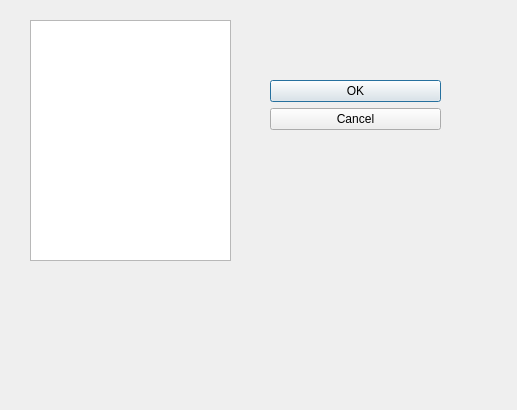
<?xml version="1.0" encoding="UTF-8"?>
<ui version="4.0">
 <class>SelectDeviceDialog</class>
 <widget class="QDialog" name="SelectDeviceDialog">
  <property name="geometry">
   <rect>
    <x>0</x>
    <y>0</y>
    <width>517</width>
    <height>410</height>
   </rect>
  </property>
  <property name="windowTitle">
   <string>Dialog</string>
  </property>
  <widget class="QDialogButtonBox" name="buttonBox">
   <property name="geometry">
    <rect>
     <x>270</x>
     <y>80</y>
     <width>171</width>
     <height>321</height>
    </rect>
   </property>
   <property name="orientation">
    <enum>Qt::Vertical</enum>
   </property>
   <property name="standardButtons">
    <set>QDialogButtonBox::Cancel|QDialogButtonBox::Ok</set>
   </property>
  </widget>
  <widget class="QListWidget" name="listWidget">
   <property name="geometry">
    <rect>
     <x>30</x>
     <y>20</y>
     <width>201</width>
     <height>241</height>
    </rect>
   </property>
  </widget>
 </widget>
 <resources/>
 <connections>
  <connection>
   <sender>buttonBox</sender>
   <signal>accepted()</signal>
   <receiver>SelectDeviceDialog</receiver>
   <slot>accept()</slot>
   <hints>
    <hint type="sourcelabel">
     <x>248</x>
     <y>254</y>
    </hint>
    <hint type="destinationlabel">
     <x>157</x>
     <y>274</y>
    </hint>
   </hints>
  </connection>
  <connection>
   <sender>buttonBox</sender>
   <signal>rejected()</signal>
   <receiver>SelectDeviceDialog</receiver>
   <slot>reject()</slot>
   <hints>
    <hint type="sourcelabel">
     <x>316</x>
     <y>260</y>
    </hint>
    <hint type="destinationlabel">
     <x>286</x>
     <y>274</y>
    </hint>
   </hints>
  </connection>
 </connections>
</ui>
